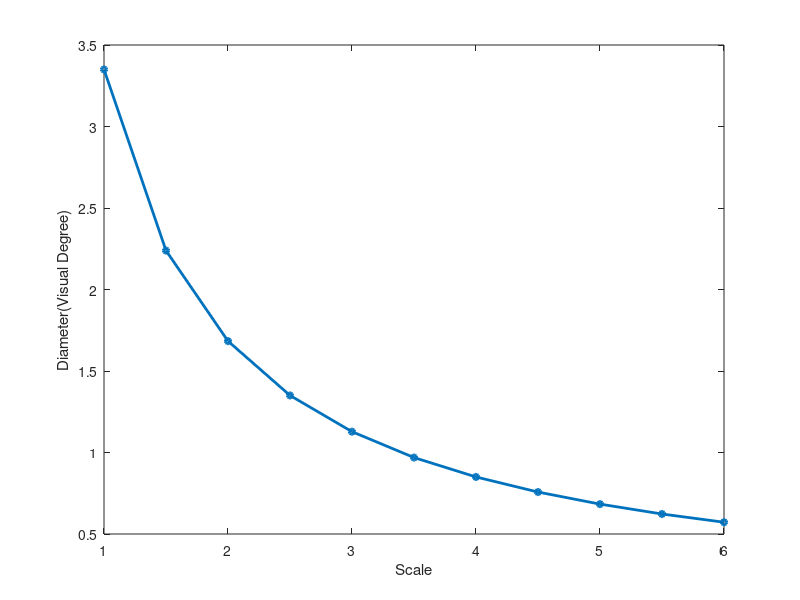
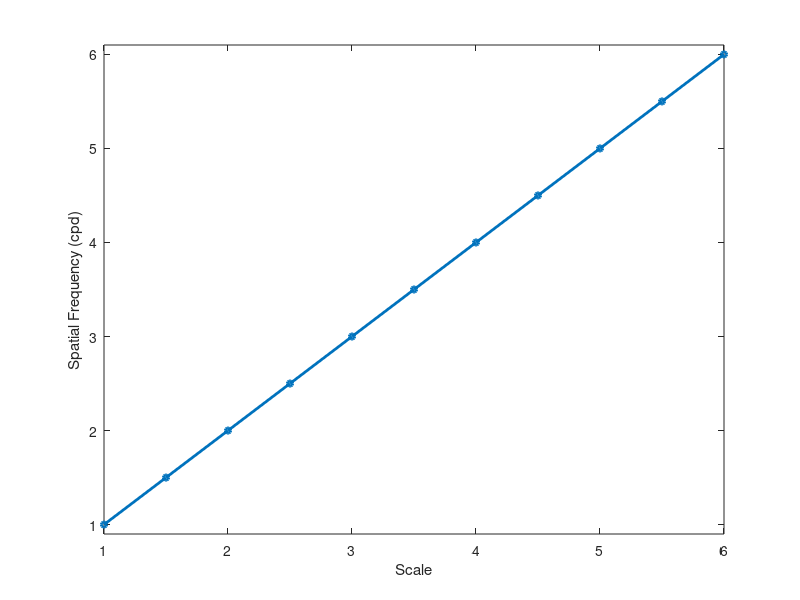

Reproduce these figures in MATLAB, in order.
%% main parameters

settng.nImage=200000; % number of noise images

settng.radR = 100; % image radius, the overall size is (radR*2)+1

settng.filename ='Combined_UNC'; % set a file name

rng(2,"twister");settng.RNG = rng; % set rng


%% raisedcosinetargets function options

settng.orientationSpace=0:10:359; % set alternative orientations
settng.scaleSpace=1:0.5:6; % set alternative scales

% frequency for the scale one.
settng.freq=1/60;% target frequency cy/pix

% plotting to understand the scale.
settng.pxPerDeg=60;% assumption pixel per degree
figure
plot(settng.scaleSpace,(((settng.radR./settng.scaleSpace)*2)+1)/settng.pxPerDeg,'o-','LineWidth',2,'MarkerSize',4)
xlabel('Scale');ylabel('Diameter(Visual Degree)');ylim([0.5 3.5]);
figure;
plot(settng.scaleSpace,1./((1/settng.freq)./settng.scaleSpace)*settng.pxPerDeg,'o-','LineWidth',2,'MarkerSize',4)
xlabel('Scale');ylabel('Spatial Frequency (cpd)');ylim([0.9 6.1])
